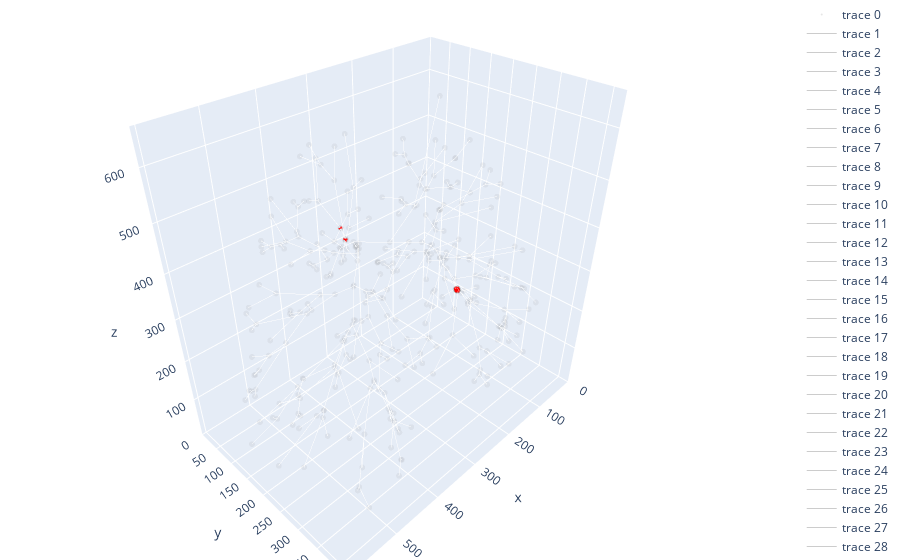

Notebook cell for this chart:
### Code cell
#16 Plot-2 Interactive 3D-2!: Check #Clusters: Show Cycles in Red >> Edges: {Red=InCycle, Grey=Else}, Nodes: {Grey}#{Red=Leaf, Blue=Else}

fig = make_subplots(rows=1, cols=1, specs=[[{'type': 'scatter3d'}]])
x, y, z = zip(*graph.nodes)

leaf_nodes = [node for node, degree in graph.degree if degree == 1]

node_trace = go.Scatter3d(
    x=x,
    y=y,
    z=z,
    mode='markers',
    marker=dict(
        size=2,
        color='grey', #['red' if node in leaf_nodes else 'blue' for node in graph.nodes()], # 'grey',
        opacity=0.1 #0.8
    )
)
fig.add_trace(node_trace)

for edge in graph.edges():
    x0, y0, z0 = edge[0]
    x1, y1, z1 = edge[1]
    
    edge_length = graph.edges[edge]['edge_length']
    edge_text = f'{edge_length:.2f}'  # Display the edge length as text
    
    edge_is_in_a_cycle = [edge[0],edge[1]] in EdgesInCycles or [edge[1],edge[0]] in EdgesInCycles
    
    edge_trace = go.Scatter3d(
        x=[x0, x1],
        y=[y0, y1],
        z=[z0, z1],
        mode='lines',
        line=dict(color='rgba(255, 0, 0, 0.8)' if edge_is_in_a_cycle else 'rgba(128, 128, 128, 0.4)',
            width=8 if edge_is_in_a_cycle else 1),
        hoverinfo='text',
        text=edge_text
    )
    fig.add_trace(edge_trace)

fig.update_layout(
    margin=dict(l=0, r=0, b=0, t=0),
    scene=dict(
        xaxis=dict(range=[0, max(x) + 1]),
        yaxis=dict(range=[0, max(y) + 1]),
        zaxis=dict(range=[0, max(z) + 1])
    )
)

fig.show()
